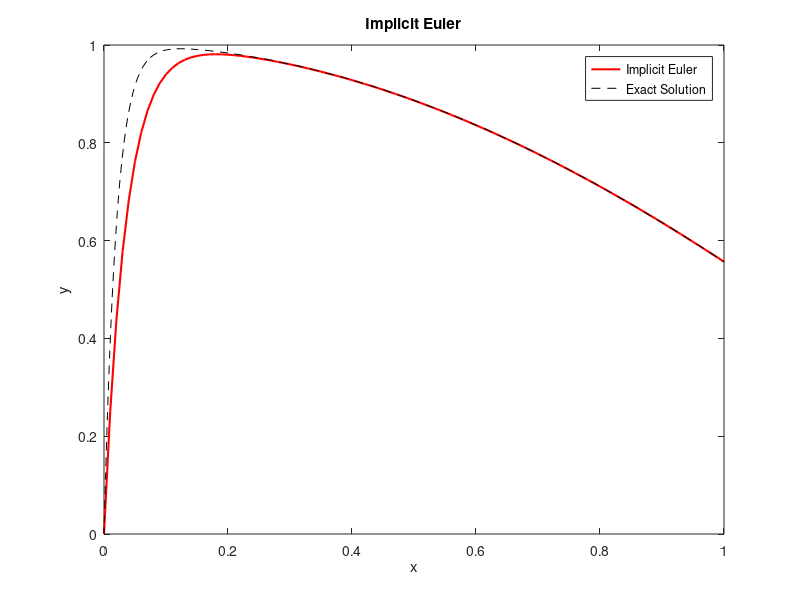

MATLAB code for this plot:
clc; clear all; close all;
f = @(x,y) (-50*(y-cos(x)));
h = 0.01;
N = 1/h;
x = linspace(0,1,N+1);
y = zeros(1,N+1);
y(1) = 0;
for n = 1:N
    ynew = y(n) + h*f(x(n),y(n));
    y(n+1) = y(n) + h*f(x(n+1),ynew);
end
figure
plot(x,y,'r','LineWidth',1.5)
hold on

xspan = [0 1];
y0 = 0;
h = 0.01;
N = 1/h;
[x,y] = ode45(@(x,y) f(x,y), xspan, y0);
plot(x,y,'--k')
legend('Implicit Euler', 'Exact Solution')
title('Implicit Euler')
xlabel('x')
ylabel('y')